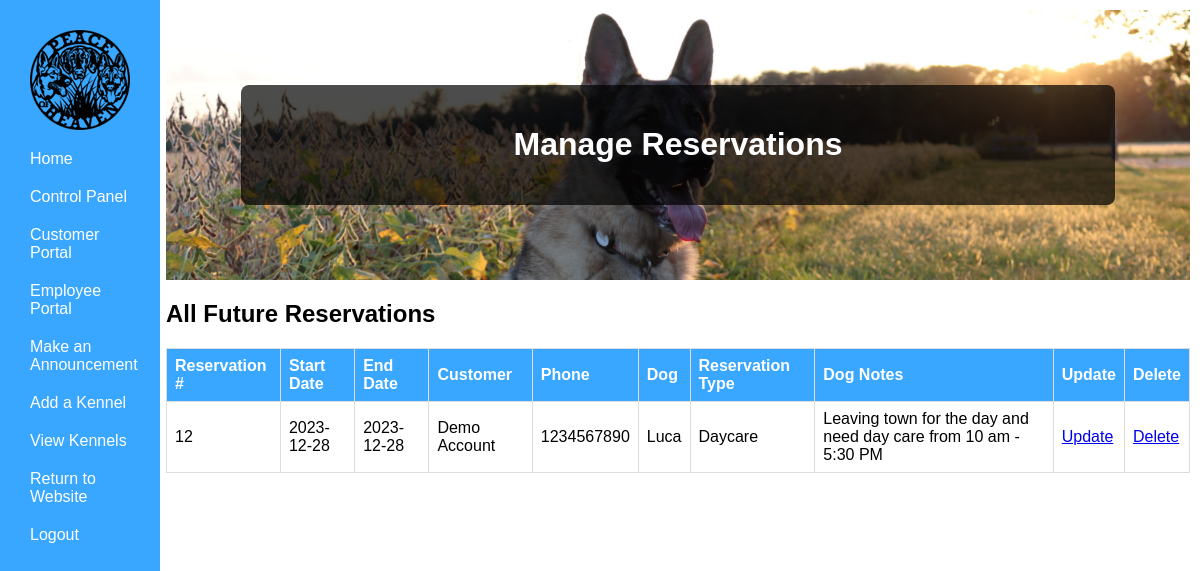
Screenshot of /php/AdminPortal/ViewReservations.php (signed in) with the database file from the repository.
### tables this page shows
CREATE TABLE `customer` (
  `CustID` bigint(20) NOT NULL,
  `CustFirstName` varchar(100) NOT NULL,
  `CustLastName` varchar(100) NOT NULL,
  `CustPhone` varchar(20) NOT NULL,
  `CustAddress` varchar(100) NOT NULL,
  `CustCity` varchar(100) NOT NULL,
  `CustState` varchar(100) NOT NULL,
  `CustZip` varchar(100) NOT NULL,
  `AcctEmail` varchar(100) NOT NULL,
  `User_ID` bigint(20) NOT NULL
);

CREATE TABLE `dog` (
  `DogID` int(11) NOT NULL,
  `DogName` varchar(30) NOT NULL,
  `Breed` varchar(30) NOT NULL,
  `DogDOB` date NOT NULL,
  `Sex` char(1) NOT NULL,
  `isFixed` tinyint(1) NOT NULL,
  `Weight` int(3) NOT NULL,
  `Color` varchar(16) NOT NULL,
  `HasForms` tinyint(1) NOT NULL DEFAULT 0,
  `DogOtherInfo` varchar(500) NOT NULL,
  `CustID` int(11) NOT NULL
);

### php/UserHandling/classes/Config.php (called while the page is built)
<?php
class Config {
    public static function get($path = null) {
        if($path) {
            $config = $GLOBALS['config'];
            $path = explode('/',$path);
            foreach($path as $bit ) {
                if(isset($config[$bit])) {
                    $config = $config[$bit];
                } else {
                    return false;
                }
            }
            return $config;
        }
        return false;
    }
}

### php/UserHandling/classes/DB.php (called while the page is built, shortened)
<?php
class DB {
    private static $_instance = null;
    private $_pdo,
            $_query,
            $_lastQuery,
            $_error = false,
            $_results,
            $_count = 0;
    private function __construct() {
        try {
            $this->_pdo = new PDO('mysql:host=' . Config::get('mysql/host') . ';dbname=' . Config::get('mysql/db'),Config::get('mysql/username'), Config::get('mysql/password'));
        } catch (PDOException $e) {
            die($e->getMessage());
        }
    }
    public static function getInstance() {
        if(!isset(self::$_instance)) {
            self::$_instance = new DB();
        }
        return self::$_instance;
    }
    public function query($sql, $params = array()) {
        $this->_error = false;
        if($this->_query = $this->_pdo->prepare($sql)) {
            $x=1;
            if(count($params)) {
                foreach($params as $param) {
                    $this->_query->bindValue($x, $param);
                    $x++;
                }
            }
            if($this->_query->execute()) {
                $this->_results = $this->_query->fetchAll(PDO::FETCH_OBJ);
                $this->_count = $this->_query->rowCount();
            } else {
                $this->_error = true;
            }
        }
        return $this;
    }
    public function get($table, $where) {
        return $this->action('SELECT *', $table, $where);
    }
    public function results() {
        return $this->_results;
    }
    public function first() {
        return $this->results()[0];
    }
    private function action ($action, $table, $where = array()) {
        if(count($where) === 3) {
            $operators = array('=','>','<','<=','>=');
            $field      = $where[0];
            $operator   = $where[1];
            $value      = $where[2];
            if (in_array($operator, $operators)) {
                $sql = "{$action} FROM {$table} WHERE {$field} {$operator} ?";
                if(!$this->query($sql,array($value))->error()) {
                    return $this;
                }
            }
        }
        return false;
    }
    public function count() {
        return $this->_count;
    }
    public function error() {
        return $this->_error;
    }
}

### php/UserHandling/classes/User.php (called while the page is built, shortened)
<?php
class User {
    private $_db,
            $_data,
            $_sessionName,
            $_cookieName,
            $_isLoggedIn;
    public function __construct($user = null) {
        $this->_db = DB::getInstance();
        $this->_sessionName = Config::get('session/session_name');
        if(!$user) {
            if(Session::exists($this->_sessionName)) {
                $user = Session::get($this->_sessionName);
                if($this->find($user)) {
                    $this->_isLoggedIn = true;
                } else {
                }
            }
        } else {
            $this->find($user);
        }
    }
    public function find($user = null) {
        if($user) {
            $field = (is_numeric($user)) ? 'id' : 'username';
            $data = $this->_db->get('users', array($field, '=', $user));
            if($data->count() > 0) {
                $this->_data = $data->first();
                return true;
            }
        }
        return false;
    }
    public function data() {
        return $this->_data;
    }
    public function isLoggedIn() {
        return $this->_isLoggedIn;
    }
}

### php/UserHandling/classes/Session.php (called while the page is built, shortened)
<?php
class Session {
    public static function exists($name) {
        return (isset($_SESSION[$name])) ? true : false;
    }
    public static function get($name) {
        return $_SESSION[$name];
    }
}

### php/UserHandling/classes/Reservation.php (called while the page is built, shortened)
<?php
class Reservation {
    private $_db,
            $_reservationData;
    public function __construct($service, array $dogs) {
        $this->_db = DB::getInstance();
    }
    public function getReservationData()
    {
        return $this->_reservationData;
    }
    public function getAllReservationsView() {
        $data = $this->_db->get('v_futureBoardingDaycare', array('1', '=', '1'));
        if($data->count() > 0) {
            $this->_reservationData = $data->results();
            return true;
        }
        return false;
    }
}

### php/UserHandling/classes/Customer.php (called while the page is built, shortened)
<?php
class Customer {
    private $_db,
            $_customerData,
            $_sessionName;
    public function __construct() {
        $this->_db = DB::getInstance();
    }
    public function getCustomerData() {
        return $this->_customerData;
    }
    public function findCustInfoWithCustID($customer = null){
        if($customer){
            $fields = 'CustID';
            $data = $this->_db->get('customer', array($fields, '=', $customer));
            if($data->count() > 0) {
                $this->_customerData = $data->first();
                return true;
            }
        }else{
            return false;
        }
    }
}

### php/UserHandling/classes/Dog.php (called while the page is built, shortened)
<?php
class Dog {
    private $_db,
            $_dogData,
            $_sessionName;
    public function __construct() {
        $this->_db = DB::getInstance();
    }
    public function findDogInfoWithDogID($dog = null){
        if($dog){
            $fields = 'DogID';
            $data = $this->_db->get('dog', array($fields, '=', $dog));
            if($data->count() > 0) {
                $this->_dogData = $data->first();
                return true;
            }
        }else{
            return false;
        }
    }
    public function data(){
        return $this->_dogData;
    }
}

### php/AdminPortal/ViewReservations.php (the view, shortened to what this page needs)
<?php
    $user = new User();
    if($user->isLoggedIn()) {
    if($user->data()->group == 3) {
        include("../AdminPortal/AdminNavBar.php");
    }
?>
<!DOCTYPE html>
<html>
<head>
    <link rel="stylesheet" href="/PeaceOfHeavenWebPage/css/AdminHome.css">
</head>
<body>
    <div class=content>
        <div class="header">
            <div class="welcome-box">
            <h1>Manage Reservations</h1>
            </div>
        </div>
        <h2>All Future Reservations</h2>
        <table>
            <thead>
            <tr>
                <th>Reservation #</th>
                <th>Start Date</th>
                <th>End Date</th>
                <th>Customer</th>
                <th>Phone</th>
                <th>Dog</th>
                <th>Reservation Type</th>
                <th>Dog Notes</th>
                <th>Update</th>
                <th>Delete</th>
            </tr>
            </thead>
            <tbody>
            <?php
                $reservation = new Reservation('service', array());
                $dog = new Dog();
                $customer = new Customer();
                $reservation->getAllReservationsView();
                $allReservations = $reservation->getReservationData();
                if(!empty($allReservations)){
                    foreach ($allReservations as $reservation){
                        $customer->findCustInfoWithCustID($reservation->CustID);
                        $customerData = $customer->getCustomerData();
                        $dog->findDogInfoWithDogID($reservation->DogID);
                        $dogData = $dog->data();
                        echo '<tr>';
                        echo '<td>' . $reservation->Res_ID . '</td>';
                        echo '<td>' . $reservation->ResStartTime . '</td>';
                        echo '<td>' . $reservation->ResEndTime . '</td>';
                        echo '<td>' . $customerData->CustFirstName . ' ' . $customerData->CustLastName . '</td>';
                        echo '<td>' . $customerData->CustPhone . '</td>';
                        echo '<td>' . $dogData->DogName . '</td>';
                        echo '<td>' . $reservation->ServiceType . '</td>';
                        echo '<td>' . $reservation->ResDesc . '</td>';
                        echo '<td>'
                                . '<p><a href="UpdateReservation.php?Res_ID='
                                    . urlencode($reservation->Res_ID)
                                . '&ServiceType=' . urlencode($reservation->ServiceType) . '">Update</a></p>'
                            . '</td>';
                        echo '<td>'
                            . '<p><a href="DeleteReservation.php?Res_ID='
                                . urlencode($reservation->Res_ID)
                            . '&ServiceType=' . urlencode($reservation->ServiceType) . '">Delete</a></p>'
                            . '</td>';
                        echo '</tr>';
                    }
                }
            ?>
            </tbody>
        </table>
        <br><br>
</div>
</body>
</html>
<?php
}else{Redirect::to('../UserHandling/login.php');} ?>

### css/CredNavBar.css (style rules this page uses)
body { margin: 0; padding: 0; font-family: Arial, sans-serif; }
.content { margin-left: 75%; padding: 20px; }

### css/AdminHome.css (style rules this page uses)
.content { margin-left: 13%; padding: 10px; }
body { font-family: 'Arial', sans-serif; }
.header { background-image: url('/PeaceOfHeavenWebPage/Img/AdminPortal-Header.jpg'); background-size: cover; background-position: 80% 20%; color: #fff; text-align: center; padding: 75px; }
.welcome-box { background-color: rgba(0, 0, 0, 0.7); padding: 20px; border-radius: 8px; }
table { width: 100%; border-collapse: collapse; margin-top: 20px; }
thead { background-color: #39A7FF; color: white; }
th, td { border: 1px solid #dddddd; text-align: left; padding: 8px; }

### rows the page displays
customer: CustFirstName "Demo", CustLastName "Account", CustPhone "1234567890"
dog: DogName "Luca"

### other values shown
$reservation->Res_ID "12"
$reservation->ResStartTime "2023-12-28"
$reservation->ResEndTime "2023-12-28"
$reservation->ServiceType "Daycare"
$reservation->ResDesc "Leaving town for the day and need day care from 10 am - 5:30 PM"
